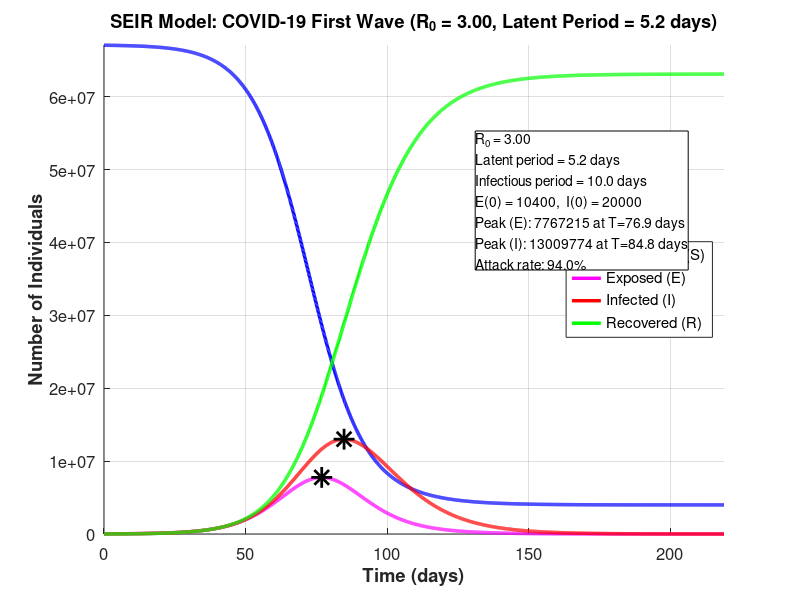

Recreate this plot in MATLAB.
function SEIR_COVID19_FirstWave()
close all; clc;

%% Population
N = 67100000;       % UK population 
%% Deriving Parameters from Reported Data


% Incubation period: estimated at 5.2 days
sigma = 1 / 5.2;

% (2) Infectious period
gamma = 1 / 10;

% (3) Basic reproduction number early UK estimates placed R0
%     between 2.5 and 3.5
R0 = 3.0;
beta = R0 * gamma;


I0 = 20000;                       % Estimated true infections
E0 = round(I0 * gamma / sigma);   % Derived exposed count
R0_init = 0;
S0 = N - E0 - I0 - R0_init;


% Calculate derived quantities
latent_period     = 1 / sigma;
infectious_period = 1 / gamma;


%% Time parameters (first wave = 219 days)
T_days = 219;
t_eval = linspace(0, T_days, 2000);

fprintf('SEIR Model for COVID-19 (First Wave):\n');
fprintf('===================================\n');
fprintf('Population (N): %d\n', N);
fprintf('Transmission rate (beta): %.4f per day\n', beta);
fprintf('Latent period (1/sigma): %.1f days\n', latent_period);
fprintf('Infectious period (1/gamma): %.1f days\n', infectious_period);
fprintf('Progression rate (sigma): %.4f per day\n', sigma);
fprintf('Recovery rate (gamma): %.2f per day\n', gamma);
fprintf('Basic reproduction number (R0): %.2f\n', R0);
fprintf('Derived initial conditions:\n');
fprintf('  S(0) = %d\n', S0);
fprintf('  E(0) = %d  (from E/I = gamma/sigma)\n', E0);
fprintf('  I(0) = %d  (estimated true infections)\n', I0);
fprintf('  R(0) = %d\n', R0_init);
fprintf('===================================\n\n');


%% Solve the ODE System
y0 = [S0; E0; I0; R0_init];

[t, y] = ode45(@(t,y) ode_SEIR(t, y, beta, sigma, gamma, ...
    N), t_eval, y0);

% Compartments
S = y(:,1);   % Susceptible
E = y(:,2);   % Exposed
I = y(:,3);   % Infected
R = y(:,4);   % Recovered

%% Find key metrics
[peak_exposed, peak_E_idx] = max(E);
peak_E_time = t(peak_E_idx);

[peak_infected, peak_I_idx] = max(I);
peak_I_time = t(peak_I_idx);

final_recovered = R(end);
attack_rate = (final_recovered / N) * 100;

fprintf('Epidemic Outcomes (First Wave):\n');
fprintf('===================================\n');
fprintf('Peak exposed: %.0f individuals\n', peak_exposed);
fprintf('Time to peak exposed: %.1f days\n', peak_E_time);
fprintf('Peak infected: %.0f individuals\n', peak_infected);
fprintf('Time to peak infected: %.1f days\n', peak_I_time);
fprintf('Time delay (E peak to I peak): %.1f days\n', ...
    peak_I_time - peak_E_time);
fprintf('Final attack rate: %.1f%%\n', attack_rate);
fprintf('R0 = beta/gamma = %.2f\n', R0);
fprintf('===================================\n');

%% Create figure
figure('Position', [100 100 900 600]);

hold on;
plot(t, S, 'b-', 'LineWidth', 2.5, 'DisplayName', ...
    'Susceptible (S)');
plot(t, E, 'm-', 'LineWidth', 2.5, 'DisplayName', ...
    'Exposed (E)');
plot(t, I, 'r-', 'LineWidth', 2.5, 'DisplayName', ...
    'Infected (I)');
plot(t, R, 'g-', 'LineWidth', 2.5, 'DisplayName', ...
    'Recovered (R)');

% Mark peak exposed and infected
plot(peak_E_time, peak_exposed, 'black*', ...
    'MarkerSize', 15, 'LineWidth', 2, ...
    'HandleVisibility', 'off');
plot(peak_I_time, peak_infected, 'black*', ...
    'MarkerSize', 15, 'LineWidth', 2, ...
    'HandleVisibility', 'off');

% Formatting
xlabel('Time (days)', 'FontSize', 14, ...
    'FontWeight', 'bold');
ylabel('Number of Individuals', 'FontSize', 14, ...
    'FontWeight', 'bold');
title(sprintf(['SEIR Model: COVID-19 First Wave ' ...
    '(R_0 = %.2f, Latent Period = %.1f days)'], ...
    R0, latent_period), 'FontSize', 16, ...
    'FontWeight', 'bold');
legend('Location', 'east', 'FontSize', 12);
grid on;
set(gca, 'FontSize', 12);
xlim([0 T_days]);
ylim([0 N]);

% Add text box with key information
annotation('textbox', [0.594, 0.55, 0.3, 0.22], ...
    'String', {sprintf('R_0 = %.2f', R0), ...
               sprintf('Latent period = %.1f days', ...
               latent_period), ...
               sprintf('Infectious period = %.1f days', ...
               infectious_period), ...
               sprintf('E(0) = %d,  I(0) = %d', E0, I0), ...
               sprintf('Peak (E): %.0f at T=%.1f days', ...
               peak_exposed, peak_E_time), ...
               sprintf('Peak (I): %.0f at T=%.1f days', ...
               peak_infected, peak_I_time), ...
               sprintf('Attack rate: %.1f%%', attack_rate)}, ...
    'FontSize', 10, ...
    'BackgroundColor', 'white', ...
    'EdgeColor', 'black', ...
    'LineWidth', 0.5);
hold off;

%% Save figure
print('fig_SEIR_COVID19_first_wave', '-dpng', '-r300');
fprintf('\nFigure saved as: fig_SEIR_COVID19_first_wave.png\n');

end

%% ODE function
function dydt = ode_SEIR(~, y, beta, sigma, gamma, N)
    S = y(1);
    E = y(2);
    I = y(3);
    R = y(4);

    dS = -beta * S * I / N;
    dE =  beta * S * I / N - sigma * E;
    dI =  sigma * E - gamma * I;
    dR =  gamma * I;

    dydt = [dS; dE; dI; dR];
end
